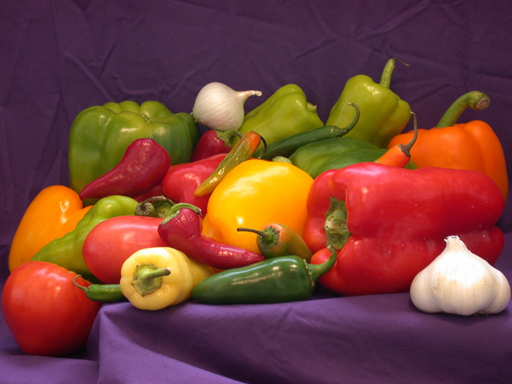
%> input picture image/peppers.png, 512 x 384 px
$ octave Untitled4.m   (GNU Octave 9; MATLAB toolbox functions it lacks are replaced by stand-ins)
%> lines starting %> are read from the running program, lines starting %| are printed output that depends on the picture
clc
clear all;
var_img = imread ("E:\signal project\peppers.png");
%> var_img is the input picture: size 384x512x3 uint16; mean R, G, B 30979.8, 17130.7, 14964
imshow (var_img) ;
img_gray = rgb2gray(var_img);
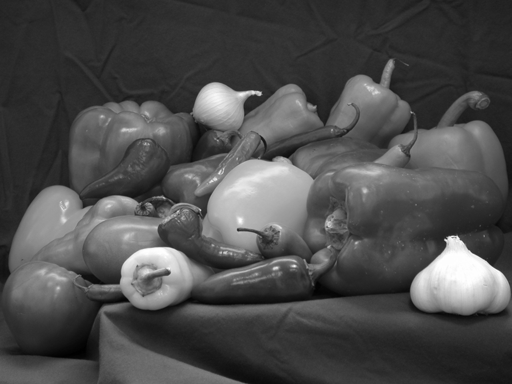
%> img_gray: size 384x512 uint16; min 2003, max 65355, mean 21023.6; drawn with min black and max white
imshow (img_gray);
kx = [-1 0 1 ;
      -2 0 2 ;
      -1 0 1 ; ];
ky = [ -1 -2 -1;
        0 0 0 ;
        1 2 1 ;];
vertical = conv2(img_gray,kx,'same');
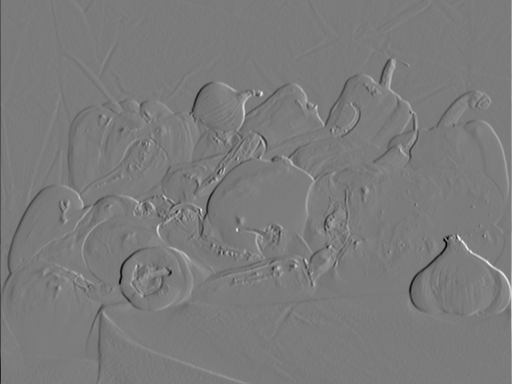
%> vertical: size 384x512 double; min -147780, max 157145, mean 10.1; drawn with min black and max white
horizontal = conv2(img_gray,ky,'same');
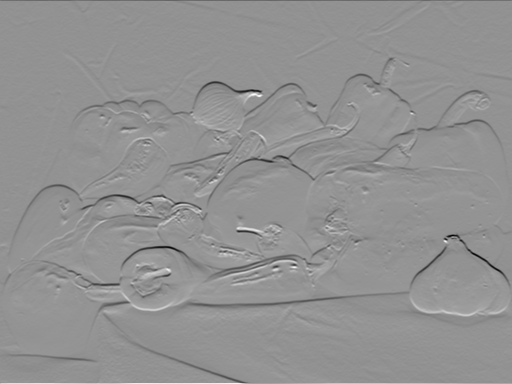
%> horizontal: size 384x512 double; min -192828, max 143173, mean -65; drawn with min black and max white

f = sqrt(vertical.^2 + horizontal .^2);
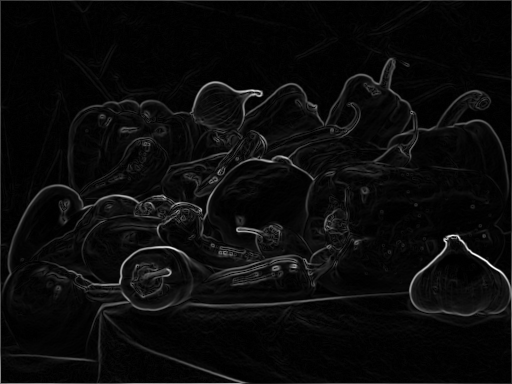
%> f: size 384x512 double; min 1.41, max 199025.3, mean 8773.9; drawn with min black and max white
f = uint16(f);
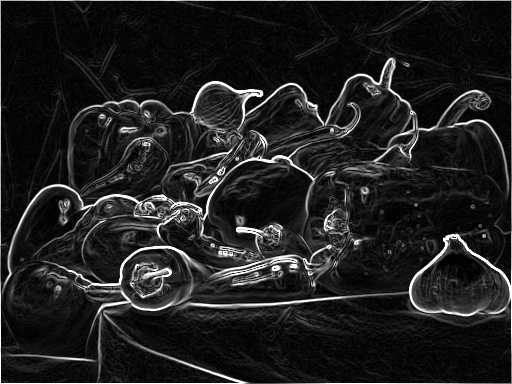
%> f: size 384x512 uint16; min 1, max 65535, mean 8392.5; drawn with min black and max white
imshow (f);
